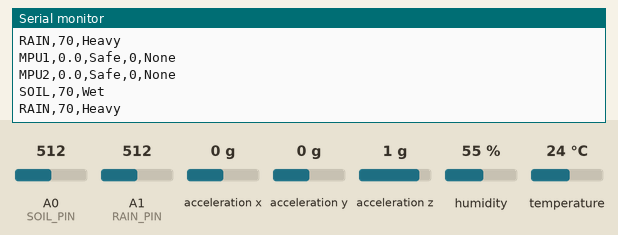
Bench run of a sketch on a simulated Arduino Uno, built with avr-gcc and run on an emulated ATmega328P. On the bench: the last lines printed to the serial monitor. Wiring (inferred from the names in the program): MPU-6050 motion sensor at I2C address 0x68; MPU-6050 motion sensor at I2C address 0x69. The inputs (shaded band) are chosen by the test bench; at power-on: A1 (RAIN_PIN) = 512, A0 (SOIL_PIN) = 512, acceleration x 0 g, acceleration y 0 g, acceleration z 1 g, humidity 55 %, temperature 24 °C.

Above: at 6.3 s.
6.4 s: A1 (RAIN_PIN) set to 581
At 6.81 s:
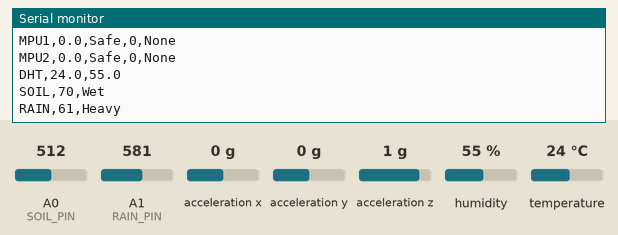
7.9 s: A1 (RAIN_PIN) set to 602
At 8.45 s:
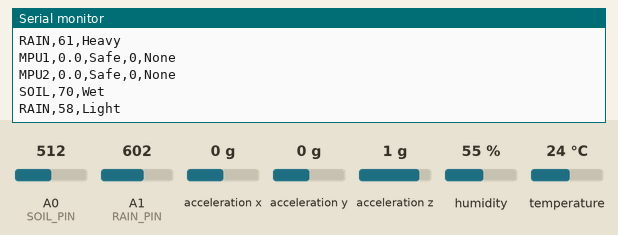

Measured:
- the behaviour switches between 589 and 590 on A1 (RAIN_PIN) (found by bisection; images 1 and 2)
- after the input at 6.4 s, the serial monitor: prints a new line after 0.20 s (image 1)
- after the input at 7.9 s, the serial monitor: prints a new line after 0.34 s (image 2)

The sketch:

Working_arduino.ino
```cpp
// ---------- Arduino UNO code ----------
// Sends MPU1, MPU2, DHT22, SOIL, RAIN to ESP via SoftwareSerial

#include <Wire.h>
#include <SoftwareSerial.h>
#include <math.h>
#include <DHT.h>

// --------- I2C Addresses ----------
const uint8_t MPU1_ADDR = 0x68;  // MPU1: AD0 = GND
const uint8_t MPU2_ADDR = 0x69;  // MPU2: AD0 = VCC

// --------- SoftwareSerial to ESP ----------
SoftwareSerial espSerial(2, 3);  // RX, TX  (Arduino D2, D3)

// --------- DHT22 on Arduino D7 ----------
#define DHTPIN 7
#define DHTTYPE DHT22
DHT dht(DHTPIN, DHTTYPE);

// --------- Soil & Rain Sensors ----------
#define SOIL_PIN A0
#define RAIN_PIN A1

// --------- Constants ----------
const float gScale = 16384.0;  // 1g = 16384 LSB at ±2g

// Previous accel values for vibration
int16_t prevAx[2] = {0, 0};
int16_t prevAy[2] = {0, 0};
int16_t prevAz[2] = {0, 0};
bool    firstRead[2] = {true, true};

// For DHT timing
unsigned long lastDhtMillis = 0;
const unsigned long DHT_INTERVAL = 2000; // read every 2 seconds

// ---------- Low-level I2C helpers ----------

// Wake up MPU6050 (clear sleep bit in PWR_MGMT_1)
void wakeMPU(uint8_t addr) {
  Wire.beginTransmission(addr);
  Wire.write(0x6B);   // PWR_MGMT_1
  Wire.write(0x00);   // set to 0 => awake
  Wire.endTransmission();
  delay(50);
}

// Read raw accel (AX, AY, AZ) from given address
bool readAccel(uint8_t addr, int16_t &ax, int16_t &ay, int16_t &az) {
  Wire.beginTransmission(addr);
  Wire.write(0x3B);   // ACCEL_XOUT_H
  if (Wire.endTransmission(false) != 0) {
    return false;
  }

  Wire.requestFrom(addr, (uint8_t)6);
  if (Wire.available() < 6) {
    return false;
  }

  ax = (Wire.read() << 8) | Wire.read();
  ay = (Wire.read() << 8) | Wire.read();
  az = (Wire.read() << 8) | Wire.read();

  return true;
}

// ---------- Calculations ----------
float computePitch(int16_t ax, int16_t ay, int16_t az) {
  float axg = (float)ax / gScale;
  float ayg = (float)ay / gScale;
  float azg = (float)az / gScale;
  float pitch = atan2(axg, sqrt(ayg * ayg + azg * azg)) * 180.0 / PI;
  return pitch;
}

String classifyTilt(float pitch) {
  float a = fabs(pitch);
  if (a < 10)       return "Safe";
  else if (a < 25)  return "Low";
  else if (a < 40)  return "Medium";
  else              return "High";
}

String classifyVibration(long delta) {
  if (delta < 100)       return "None";
  else if (delta < 500)  return "Low";
  else if (delta < 2000) return "Medium";
  else                   return "High";
}

// index = 0 for MPU1, 1 for MPU2
void processMPU(uint8_t index, uint8_t addr) {
  int16_t ax, ay, az;
  bool ok = readAccel(addr, ax, ay, az);

  if (!ok) {
    Serial.print("MPU");
    Serial.print(index + 1);
    Serial.println(" read FAILED");
    return;
  }

  float pitch = computePitch(ax, ay, az);

  long delta = 0;
  if (!firstRead[index]) {
    delta =
      labs((long)ax - prevAx[index]) +
      labs((long)ay - prevAy[index]) +
      labs((long)az - prevAz[index]);
  }

  String tiltLevel = classifyTilt(pitch);
  String vibLevel  = classifyVibration(delta);

  // Save current values
  prevAx[index] = ax;
  prevAy[index] = ay;
  prevAz[index] = az;
  firstRead[index] = false;

  // Build text line to send
  // Example: MPU1,12.3,Safe,350,Medium
  String line = "MPU";
  line += String(index + 1);
  line += ",";
  line += String(pitch, 1);
  line += ",";
  line += tiltLevel;
  line += ",";
  line += String(delta);
  line += ",";
  line += vibLevel;

  Serial.println(line);      // debug to PC
  espSerial.println(line);   // send to ESP
}

// ---------- Read DHT22 and send ----------
void processDHT() {
  unsigned long now = millis();
  if (now - lastDhtMillis < DHT_INTERVAL) return; // wait 2 seconds
  lastDhtMillis = now;

  float h = dht.readHumidity();
  float t = dht.readTemperature(); // Celsius

  if (isnan(h) || isnan(t)) {
    Serial.println("DHT read FAILED");
    return;
  }

  // Example line: DHT,28.5,65.2
  String line = "DHT,";
  line += String(t, 1);
  line += ",";
  line += String(h, 1);

  Serial.println(line);
  espSerial.println(line);
}

// ---------- Soil Moisture ----------
void processSoil() {
  int raw = analogRead(SOIL_PIN);

  int percent = map(raw, 1023, 300, 0, 100);  // adjust 300 if needed
  percent = constrain(percent, 0, 100);

  String level;
  if (percent < 20)      level = "Dry";
  else if (percent < 50) level = "Moist";
  else                   level = "Wet";

  // Example: SOIL,45,Moist
  String line = "SOIL,";
  line += String(percent);
  line += ",";
  line += level;

  Serial.println(line);
  espSerial.println(line);
}

// ---------- Rain Sensor ----------
void processRain() {
  int raw = analogRead(RAIN_PIN);

  int percent = map(raw, 1023, 300, 0, 100);  // adjust 300 if needed
  percent = constrain(percent, 0, 100);

  String level;
  if (percent < 20)      level = "NoRain";
  else if (percent < 60) level = "Light";
  else                   level = "Heavy";

  // Example: RAIN,30,Light
  String line = "RAIN,";
  line += String(percent);
  line += ",";
  line += level;

  Serial.println(line);
  espSerial.println(line);
}

void setup() {
  Serial.begin(9600);       // PC debug
  espSerial.begin(9600);    // must match ESP side
  Wire.begin();             // SDA=A4, SCL=A5 on UNO

  dht.begin();

  delay(1000);
  Serial.println("Arduino: sensors running...");
  Serial.println("Waking MPUs 0x68 and 0x69...");

  wakeMPU(MPU1_ADDR);
  wakeMPU(MPU2_ADDR);

  Serial.println("Setup done.\n");
}

void loop() {
  processMPU(0, MPU1_ADDR);  // MPU1 at 0x68
  delay(10);

  processMPU(1, MPU2_ADDR);  // MPU2 at 0x69
  delay(10);

  processDHT();              // every 2 seconds (internal timing)
  processSoil();
  delay(10);
  processRain();

  delay(300);
}
```
